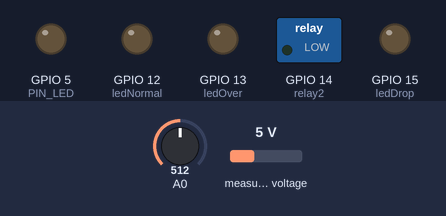
The sketch below on a simulated ESP8266 (NodeMCU). Shown: switched loads named in the sketch (green lamp = pin HIGH), output pins drawn as LEDs (lit = HIGH). The test bench sets the inputs (shaded band); at power-on: A0 = 512, measured voltage 5 V. WiFi joins after 1.5 s; servers stay silent unless stated; uploads are accepted with an empty reply; what the sketch prints to the serial monitor is not drawn.

Above: at 0.1 s.
At 1.6 s:
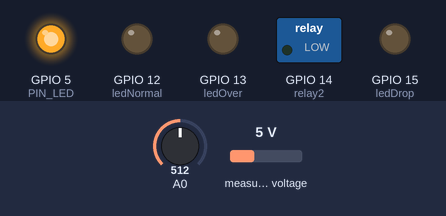
At 3.0 s:
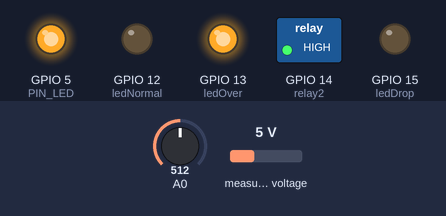
Timing chart, 0 to 4.5 s (numbered marks = the images above):
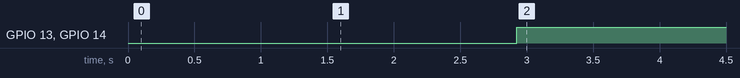

The sketch:

TEGANGAN6.ino
```cpp
#include <ESP8266HTTPClient.h>
#include <ESP8266WiFi.h>
#include "ZMPT101B.h"


const char* ssid = "Cilok";
const char* password = "sodaGembirah";
const char* host ="192.168.0.106";

ZMPT101B voltageSensor(A0);

#define PIN_LED 5
#define ledDrop 15
#define ledOver 13
#define ledNormal 12
#define relay2 14

void setup() {
  Serial.begin(9600);
  pinMode(PIN_LED, OUTPUT);
  pinMode(ledDrop, OUTPUT);
  pinMode(ledOver, OUTPUT);
  pinMode(ledNormal, OUTPUT);
  pinMode(relay2, OUTPUT);

  WiFi.hostname("NodeMCU");
  WiFi.begin(ssid,password);

  voltageSensor.calibrate();
  Serial.println("Done!");

  while(WiFi.status () != WL_CONNECTED)
  {
    digitalWrite(PIN_LED, LOW);
    Serial.print (".");
    delay(500);

}
  digitalWrite(PIN_LED, HIGH);
  Serial.println("wifi tersambung");
}

void loop() {
float U = voltageSensor.getVoltageAC() * 2;
Serial.println(String("U = ") + U + " V");

// Serial.println(voltageSensor.getVoltageAC());
Serial.println("analog");
Serial.println(analogRead(A0));

WiFiClient client ;
if (!client.connect (host, 80))
{
  Serial.print("connection failed");
  return ;
}

String Link ;
HTTPClient http;
Link ="http://192.168.0.106/monitoringtegangan/kirimdata.php?sensor=" + String( U );
http.begin(client,Link);
http.GET();
http.end();
delay(1000);

  if (U < 190) {
    digitalWrite(ledNormal, LOW);
    digitalWrite(ledOver, LOW);
    digitalWrite(ledDrop, HIGH);
    digitalWrite(relay2, LOW);
    Serial.println("drop");
    //led menyala kuning
  } else if (U > 239 ){
    digitalWrite(ledNormal, LOW);
    digitalWrite(ledOver, HIGH);
    digitalWrite(ledDrop, LOW);
    digitalWrite(relay2, HIGH);
    Serial.println("over");
    //led menyala merah
  } else {
    digitalWrite(ledNormal, HIGH);
    digitalWrite(ledOver, LOW);
    digitalWrite(ledDrop, LOW);
    Serial.println("normal");
    //led menyala hijau
  }

}
```

Measured:
- by itself, GPIO 13 (ledOver), GPIO 14 (relay2): LOW → HIGH at 2.9 s
